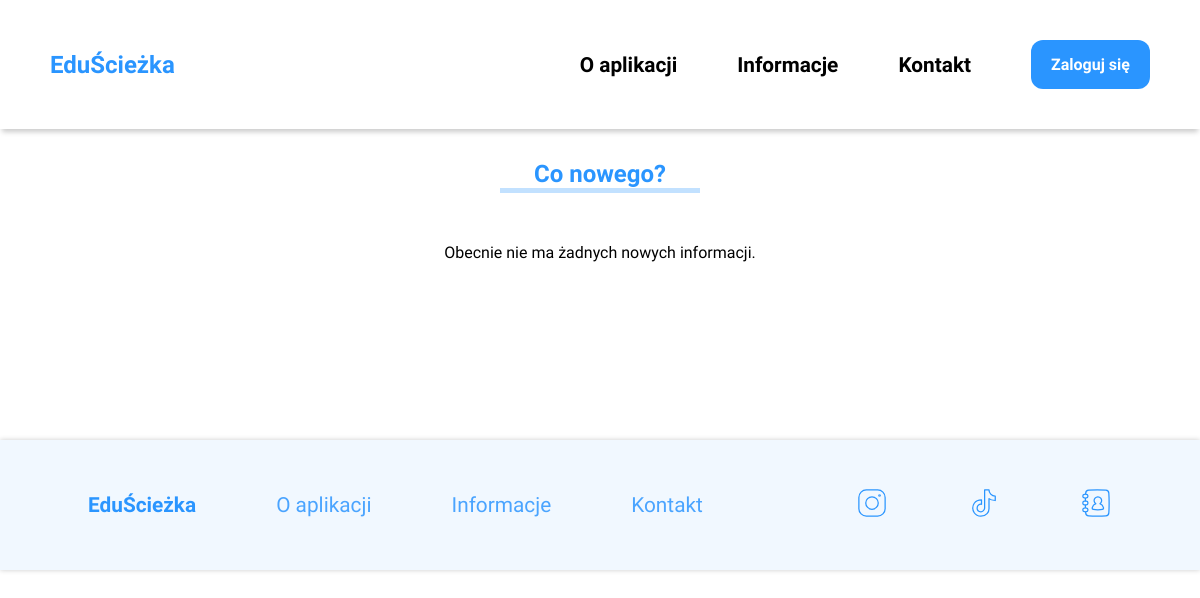
The app's page /public/template/informacje.php, older data.
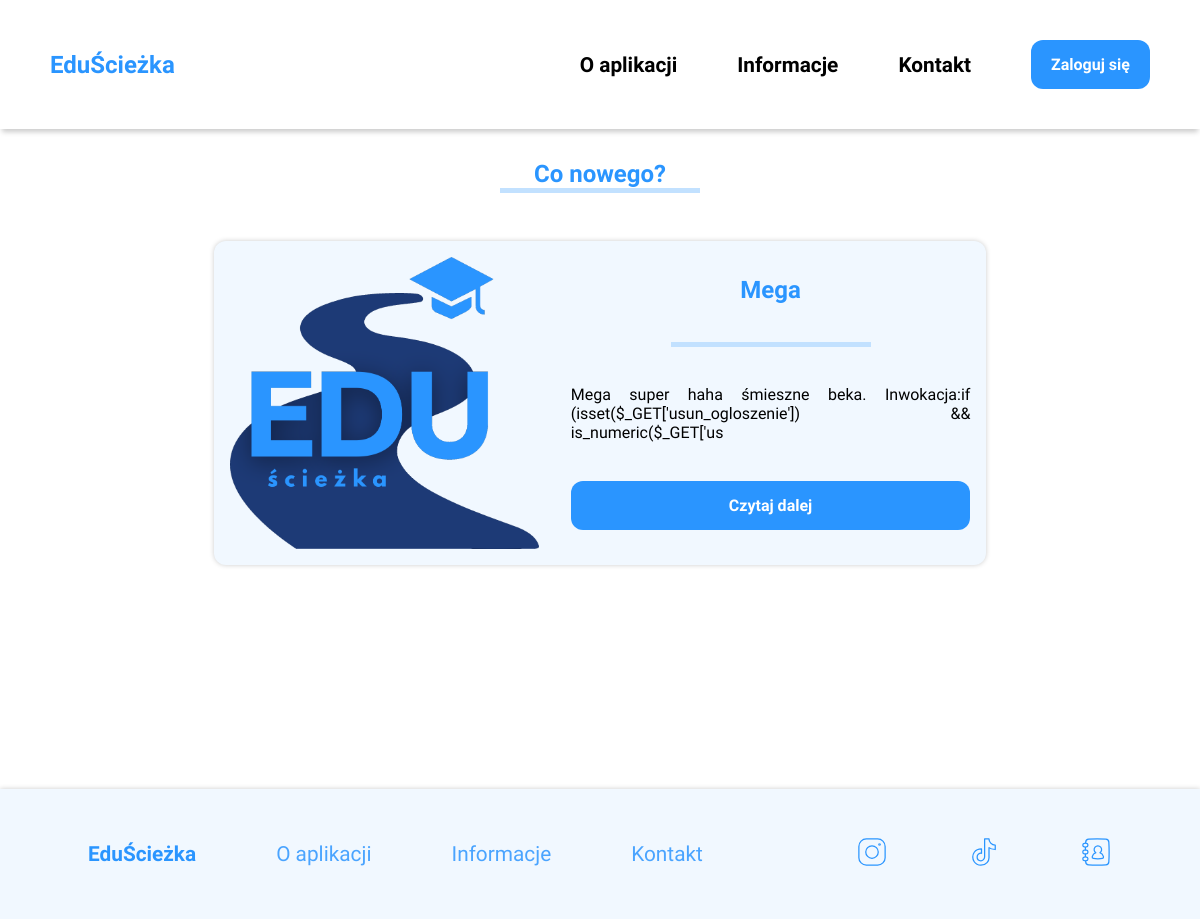
The same page, newer data.
### tables this page shows
CREATE TABLE `ogloszenia` (
  `id` int(11) NOT NULL,
  `tytul` varchar(100) NOT NULL,
  `tresc` varchar(3000) NOT NULL,
  `krotki_opis` varchar(100) NOT NULL,
  `zdjecie` text NOT NULL,
  `data_dodania` date NOT NULL
);

### public/template/informacje.php (the view, shortened to what this page needs)
<!doctype html>
<html lang="pl">
  <head>
    <link rel="stylesheet" href="../style/informacje-style.css" />
  </head>
  <body>
    <nav class="navigation">
      <ul>
        <li id="nav-title-flex">
          <a href="../../index.html" id="nav-title">EduŚcieżka</a>
        </li>
        <li><a href="./o_aplikacji.html">O aplikacji</a></li>
        <li><a href="./informacje.php">Informacje</a></li>
        <li><a href="./kontakt.html">Kontakt</a></li>
        <li>
          <a href="./logowanie.php"><button>Zaloguj się</button></a>
        </li>
      </ul>
    </nav>
    <main>
        <div class="info">
            <div class="info-title">
                <h2>Co nowego?</h2>
                <div class="line"></div>
            </div>
<?php
        require_once "polaczenie.php";
        $sql = "SELECT * FROM ogloszenia ORDER BY data_dodania DESC, id DESC LIMIT 7";
        $wynik = mysqli_query($polaczenie, $sql);
        if (mysqli_num_rows($wynik) > 0):
            $najnowszy = mysqli_fetch_assoc($wynik);
            $foto_glowne = !empty($najnowszy['zdjecie']) ? "../uploads/ogloszenia/" . $najnowszy['zdjecie'] : "../img/prototyp-zdjecia.png";
        ?>
            <div class="latest-info">
                <img src="<?php echo $foto_glowne; ?>" alt="<?php echo htmlspecialchars($najnowszy['tytul']); ?>">
                <div class="latest-info-text">
                    <h3><?php echo htmlspecialchars($najnowszy['tytul']); ?></h3>
                    <div class="line"></div>
                    <p><?php echo htmlspecialchars($najnowszy['krotki_opis']); ?></p>
                    <a href="ogloszenie.php?id=<?php echo $najnowszy['id']; ?>">Czytaj dalej</a>
                </div>
            </div>
        <?php else: ?>
            <p style="text-align: center; padding: 50px;">Obecnie nie ma żadnych nowych informacji.</p>
        <?php endif; ?>
    </div>
    </main>
    <footer class="footer">
      <div class="footer-left">
        <a href="../../index.html"><h4>EduŚcieżka</h4></a>
        <ul>
          <li><a href="./o_aplikacji.html">O aplikacji</a></li>
          <li><a href="./informacje.php">Informacje</a></li>
          <li><a href="./kontakt.html">Kontakt</a></li>
        </ul>
      </div>
      <div class="footer-right">
        <ul>
            <li><a href="" style="color: #2A95FF;"></a></li>
            <li><a href="" style="color: #2A95FF;"></a></li>
            <li><a href="" style="color: #2A95FF;">
            </a></li>
        </ul>
      </div>
    </footer>
  </body>
</html>

Row changes from the older to the newer data that the page shows:
added ogloszenia: zdjecie (picture), tytul "Mega", krotki_opis "Mega super haha śmieszne beka. Inwokacja:if (isset($_GET['usun_ogloszenie']) && is_numeric($_GET['us"
Text that changed along with them:
text no longer shown: "Obecnie nie ma żadnych nowych informacji."
text now shown: "Czytaj dalej"
